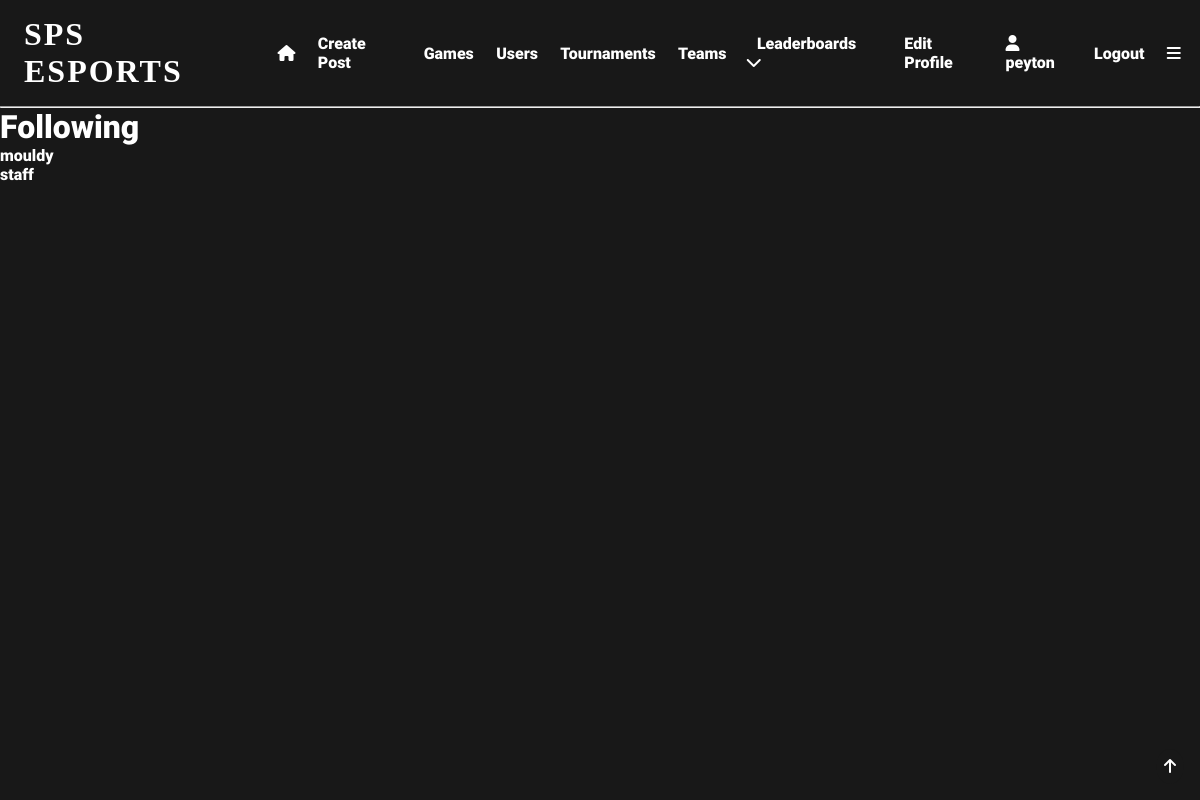
The app's page /following/peyton (signed in) with its own data.
### app/models.py (models this page shows, shortened)
class User(UserMixin, db.Model):
    user_id = db.Column(db.Integer, primary_key=True)
    username = db.Column(db.String(64), index=True, unique=True)
    email = db.Column(db.String(120), index=True, unique=True)
    password_hash = db.Column(db.String(128), nullable=False)
    pfp = db.Column(db.String(140))
    user_bio = db.Column(db.String(140), default='New to SPS eSports!!!')
    pronouns = db.Column(db.String(64), nullable=True)
    skill_level = db.Column(db.String(64), default='Unsure')
    role = db.Column(db.String(64))
    grade = db.Column(db.String(64), nullable=True)
    availability = db.Column(db.String(140), default='Unsure')
    teams = db.relationship('Teams', back_populates='user')
    team_users = db.relationship('TeamUsers', back_populates='user')
    posts = db.relationship('Posts', back_populates='user')
    likes = db.relationship('Likes', back_populates='user')
    tournaments = db.relationship('Tournaments', back_populates='user')
    favourite_games = db.relationship('FavouriteGames', back_populates='user')
    tournament_users = db.relationship('TournamentUsers', back_populates='user')
    comments = db.relationship('Comments', back_populates='user')
    matches = db.relationship('Matches', back_populates='user')
    match_users = db.relationship('MatchUsers', back_populates='user')
    following = db.relationship('Following', backref='user', foreign_keys='Following.user_id')
    followed = db.relationship('Following', foreign_keys='Following.following_id')

### app/routes.py (the view)
@app.route('/following/<username>')
@login_required
def following(username):
    user = User.query.filter_by(username=username).first_or_404()
    following = Following.query.filter_by(user_id=user.user_id).all()
    following_list = []
    for follow in following:
        follow = User.query.filter_by(user_id=follow.following_id).first()
        following_list.append(follow)
    return render_template('following.html', user=user, following=following_list)

### app/models.py (called while the page is built)
@login.user_loader
def load_user(user_id):
    return User.query.get(int(user_id))  # returns the user id as an integer

### app/templates/following.html
{% extends 'base.html' %}
{% block content %}
<h1>Following</h1>
{% if following %}
    <ul>
        {% for user in following %}
            <li><a href="{{url_for('user', username=user.username)}}">{{user.username}}</a></li>
        {% endfor %}
    </ul>
{% else %}
    <p>{{user.username}} doesn't follow anyone</p>
{% endif %}
{% endblock %}

### app/templates/base.html (shortened to what this page needs)
<!DOCTYPE html>
<html lang="en">
<head>
    <link rel="stylesheet" href="{{ url_for('static', filename='css/styles.css') }}">
</head>
<body>
  <div id="top" class="header">
      {% if current_user.is_anonymous %}
        <h1 onclick="location.href='login'">SPS ESPORTS</h1>
        <a href="{{ url_for('login') }}">Login</a>
        <a href="{{ url_for('register') }}">Register</a>
      {% else %}
        <h1 onclick="location.href='{{url_for('index')}}'">SPS ESPORTS</h1>
        <a href="{{ url_for('index') }}"><i class="fa-solid fa-house"></i></a>
        <a href="{{ url_for('create_post') }}">Create Post</a>
        <a href="{{ url_for('search') }}">Games</a>
        <a href="{{ url_for('user_search') }}">Users</a>
        <a href="{{ url_for('tournament_search') }}">Tournaments</a>
        <a href="{{url_for('team_search')}}">Teams</a>
        <div class="expand">
            <div class="expand-button">
                <a href="javascript:showDropdown()">Leaderboards  <i class="fa-solid fa-chevron-down"></i></a>
            </div>
        </div>
        <a href="{{ url_for('edit_profile') }}">Edit Profile</a>
        <a href="{{ url_for('user', username=current_user.username) }}"><i class="fa-solid fa-user"></i>   {{current_user.username}}</a>
        <a href="{{ url_for('logout') }}">Logout</a>
        <a href="javascript:navBar()"><i class="fa-solid fa-bars"></i></a>
      {% endif %}
  </div>
    <hr>
  <div class="topbutton">
    <a href="#top"><i class="fa-solid fa-arrow-up"></i></a>
  </div>
{% block content %} {% endblock %}
</body>
</html>

### app/static/css/styles.css (style rules this page uses)
* { margin: 0; padding: 0; box-sizing: border-box; scroll-behavior: smooth; scrollbar-width: thin; scrollbar-color: white var(--bg); }
body { background: var(--bg); color: white; }
:root { --accent: #e81c29; --bg: #181818; --bg2: #282828; --lightbg: rgba(255,255,255,0.05); }
.header { display:flex; align-items: center; padding: 1em 0.5em; }
.header a { padding: 0em 0.7em; font-family: 'Roboto'; font-size: 1em; text-decoration: none; transition: 0.5s; position: relative; transition: 0.3s; color: white; }
.header a::before { content: ''; position: absolute; width: 100%; height: 2px; left: 0; bottom: -2px; background-color: var(--accent); transform-origin: right; transform: scaleX(0); transition: transform 0.3s; }
.header h1 { box-shadow: inset 0 0 0 0 var(--bg); font-family: 'Nausea'; letter-spacing: 2px; padding: 0 0.5em; position: relative; transition: color 0.3s ease-in-out, box-shadow 0.3s ease-in-out; }
.expand { font-family: 'Roboto'; padding: 0.5em; position: relative; }
h1 { font-family: 'Roboto'; font-size: 2em; }
.topbutton { position: fixed; bottom: 1em; right: 1em; padding: 0.5em; border-radius: 50%; background-color: var(--bg); color: white; font-family: 'Roboto'; font-size: 1em; transition: 0.5s; }
a { color: white; text-decoration: none; transition: 0.5s; padding: 0.5em 0; position: relative; font-family: 'Roboto'; }
a::before { content: ''; position: absolute; width: 100%; height: 2px; left: 0; bottom: -2px; background-color: var(--accent); transform-origin: right; transform: scaleX(0); transition: transform 0.3s; }

### records on screen
User: username "peyton"
User: username "mouldy"
User: username "staff"
